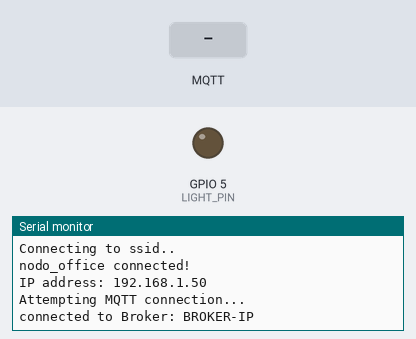
The program below on a simulated ESP32. Parts: output pins drawn as LEDs (lit = HIGH), the last lines printed to the serial monitor. Inputs (shaded band) come from the test bench. WiFi joins after 1.5 s; servers stay silent unless stated; no MQTT or app messages arrive unless stated.

Above: at 4.2 s.
4.3 s: MQTT message "1" arrives on the first subscribed topic
At 6.1 s:
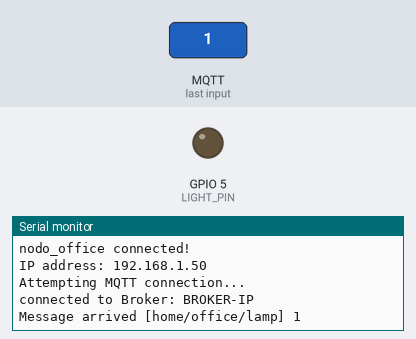
6.5 s: MQTT message "on" arrives on the first subscribed topic
At 7.7 s:
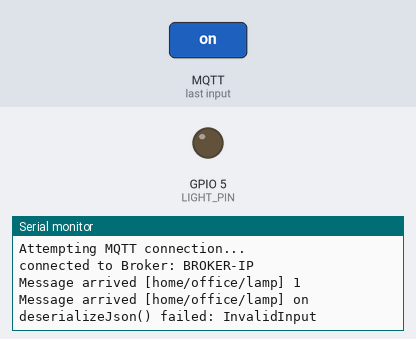
8.5 s: MQTT message "off" arrives on the first subscribed topic
At 9.8 s:
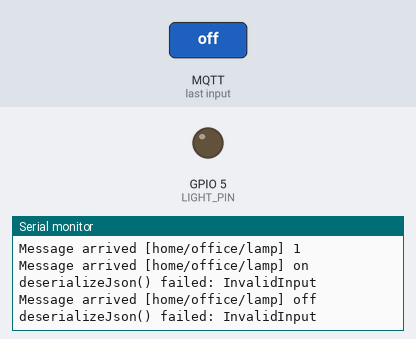

The program:

main.cpp
```cpp
#include <Arduino.h>
#include <WiFi.h>
#include <PubSubClient.h>
#include <ArduinoJson.h>

#include "config.h"

WiFiClient espClient;
PubSubClient client(espClient); // Setup MQTT client

// --- ESP32

void setup_ports() {
  pinMode(LIGHT_PIN, OUTPUT); // Configure LIGHT_PIN as an output
}


// ---- Wifi

void connectWiFi() {
  Serial.print("Connecting to ");
  Serial.print(SSID);
  while (WiFi.status() != WL_CONNECTED) {
    Serial.print(".");
    WiFi.begin(SSID, PASSWORD);
    delay(1000);
  }
  Serial.println();
  Serial.print(ID.c_str());
  Serial.println(" connected!");
  Serial.print("IP address: ");
  Serial.println(WiFi.localIP());
}

// ---- MQTT

// Handle incomming messages from the broker
void clientCallback(char* topic, byte* payload, unsigned int length) {
  String response;

  for (int i = 0; i < length; i++) {
    response += (char)payload[i];
  }
  Serial.print("Message arrived [");
  Serial.print(topic);
  Serial.print("] ");
  Serial.println(response);

  // JSON
  JsonDocument doc;
  deserializeJson(doc, payload);
  // Deserialize the JSON document
  DeserializationError error = deserializeJson(doc, payload);
  // Test if parsing succeeds.
  if (error) {
    Serial.print(F("deserializeJson() failed: "));
    Serial.println(error.f_str());
    return;
  }

  bool lamp_cmd = doc["lamp"];
  if(lamp_cmd == HIGH) {
    // Turn the light on
    digitalWrite(LIGHT_PIN, HIGH);
  }
  else if(lamp_cmd == LOW) {
    // Turn the light off
    digitalWrite(LIGHT_PIN, LOW);
  }
}

void reconnectMQTTClient() {
  while (!client.connected()) {
    Serial.println("Attempting MQTT connection...");
    if (client.connect(CLIENT_NAME.c_str())) {
      Serial.print("connected to Broker: ");
      Serial.println(BROKER.c_str());
      // Topic(s) subscription
      client.subscribe(TOPIC.c_str());
    }
    else {
      Serial.print("Retying in 5 seconds - failed, rc=");
      Serial.println(client.state());
      delay(5000);
    }
  }
}

void createMQTTClient() {
  client.setServer(BROKER.c_str(), 1883);
  client.setCallback(clientCallback);
  reconnectMQTTClient();
}

void setup() {
  // Setup ports
  setup_ports();
  // Serial setup
  Serial.begin(9600);
  while (!Serial)
    ; // Wait for Serial to be ready
  delay(1000);
  connectWiFi();
  createMQTTClient();
}

void loop() {
  reconnectMQTTClient();
  client.loop();
  delay(1000);
}
```

config.h
```cpp
#ifndef CONFIG_H_   /* Include guard */
#define CONFIG_H_

#include <string>

using namespace std;

// ESP32 I/O config
#define LIGHT_PIN 5

// WiFi credentials

const char *SSID = "ssid";
const char *PASSWORD = "pass_ssid";

// MQTT settings
const string ID = "nodo_office";

const string BROKER = "BROKER-IP";
const string CLIENT_NAME = ID + "-" + "001";

const string TOPIC = "home/office/lamp";

#endif // CONFIG_H_
```

Measured:
- after the input at 4.3 s, the serial monitor: prints a new line after 0.78 s (image 1)
- after the input at 6.5 s, the serial monitor: prints a new line after 0.58 s (image 2)
- after the input at 8.5 s, the serial monitor: prints a new line after 0.59 s (image 3)
